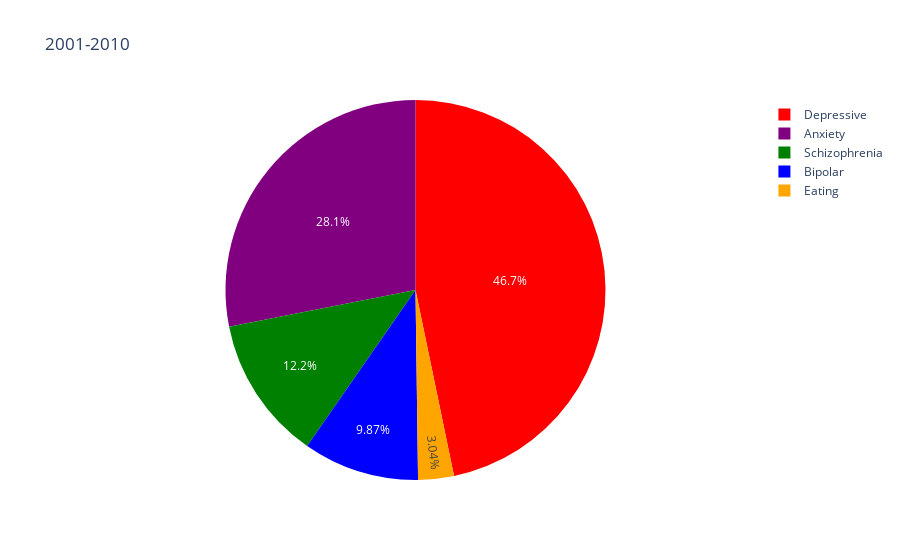

Notebook cell for this chart:
### Code cell
data_2001_2010 = {
    'Disorder': ['Depressive', 'Schizophrenia', 'Bipolar', 'Eating', 'Anxiety'],
    'Average DALYs': [653.49, 171.04, 138.02, 42.48, 392.93]
}
df_2001_2010 = pd.DataFrame(data_2001_2010)
fig2 = px.pie(df_2001_2010, names='Disorder', values='Average DALYs', title='2001-2010')
fig2.update_traces(marker=dict(colors=['red', 'green', 'blue', 'orange', 'purple']))
fig2.show()

### Figure 1 — Plotly figure (JSON) as saved in the notebook; plotly's stock layout.template omitted (floating-point values rounded to 4 significant figures)
{"data": [{"domain": {"x": [0, 1], "y": [0, 1]}, "hovertemplate": "Disorder=%{label}<br>Average DALYs=%{value}<extra></extra>", "labels": ["Depressive", "Schizophrenia", "Bipolar", "Eating", "Anxiety"], "legendgroup": "", "marker": {"colors": ["red", "green", "blue", "orange", "purple"]}, "name": "", "showlegend": true, "type": "pie", "values": [653.5, 171.0, 138.0, 42.48, 392.9]}], "layout": {"legend": {"tracegroupgap": 0}, "title": {"text": "2001-2010"}}}
